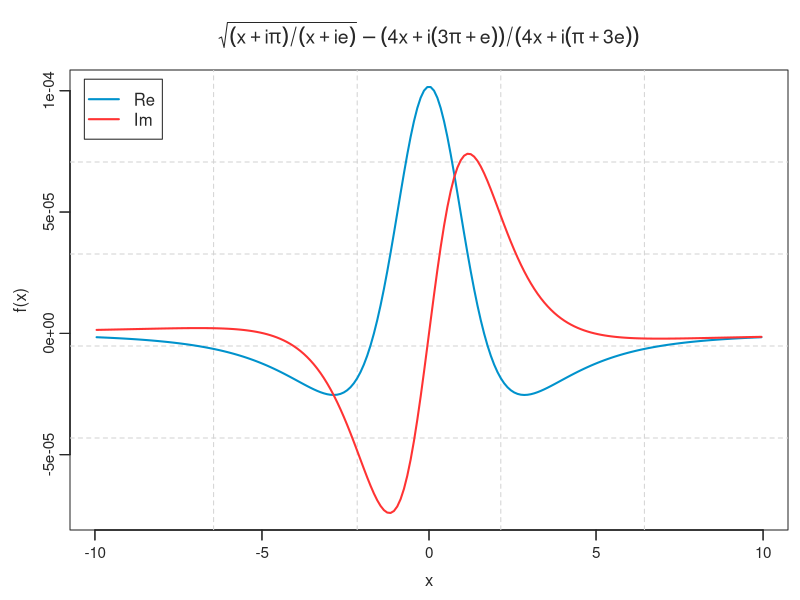

The R script that drew this image:
a <- pi
b <- exp(1)
exact <- function(x){
    sqrt(x+1i*a)/sqrt(x+1i*b)
}
appr <- function(x){
    (4*x+1i*(3*a+b))/(4*x+1i*(3*b+a))
}

xmin <- -10
xmax <- 10
Nx <- 200
x <- xmin + (xmax-xmin)*(1:Nx-1/2)/Nx

ex <- exact(x)
ax <- appr(x)


#===================
# Plot parameters general
#===================
width = 8
height = 6
col_main <- "#282828"
lwd_main <- 1
axis_label_size <- 1
legend_font_size <- 1
tick_font_size <- 11/12
title_font_size <- 14/12
line_width <- 2
psz <- 1

#===================
# Plot 1
#===================
x <- x
y1 <- Re(ex-ax)
y2 <- Im(ex-ax)
filename <- paste("sqrt-approx", sep="")
x_name <- "x"
y_name <- "f(x)"
number_of_lines <- 2
mains <- expression(sqrt((x+i*pi)/(x+i*e))-(4*x+i*(3*pi+e))/(4*x+i*(pi+3*e)))
nms <- c("Re","Im")
cols <- c("#0092cc", "#ff3333", "#0092cc", "#ff3333", "#22af4b")
ltys <- c(1, 1, 2, 2)
pchs <- c(NA, NA, NA, NA)
x_min <- min(x)
x_max <- max(x)
y_min <- min(y1,y2)
y_max <- max(y1,y2)

#cairo_pdf(paste(filename, ".pdf", sep = ""), width = width, height = height)
png(paste(filename, ".png", sep = ""), width = width, height = height, units = "in", res = 300)
# par(mar = c(bottom, left, top, right))
par(mar = c(3.5, 3.5, 3.5, 0.6), mgp = c(2, 0.6, 0), lwd = lwd_main,
    bg = "#ffffff", col = col_main, col.lab = col_main, 
    col.axis = col_main, col.main = col_main
)

plot(0, 0, pch = NA, # log = "y",
    ylim = c(y_min, y_max), xlim = c(x_min, x_max),
    xlab = x_name, 
    ylab = y_name, 
    main = mains,
    cex.axis = tick_font_size,
    cex.main = title_font_size,
    cex.lab = axis_label_size
)

axis(1, col.ticks = col_main, lwd = lwd_main, lwd.ticks = lwd_main, col = col_main, labels = FALSE)
axis(2, col.ticks = col_main, lwd = lwd_main, lwd.ticks = lwd_main, col = col_main, labels = FALSE)

grid(nx = 5, ny = 5, col = "lightgray", lty = 2, lwd = 0.5*line_width, equilogs = FALSE)

lines(x, y1, lwd = line_width, col = cols[1], lty = ltys[1])
lines(x, y2, lwd = line_width, col = cols[2], lty = ltys[2])

legend("topleft", inset = 0.02, 
    legend = nms, 
    lwd = rep(line_width, number_of_lines), 
    lty = ltys,
    pch = pchs, 
    col = cols, 
    cex = legend_font_size,
    box.col = col_main
)

dev.off()
